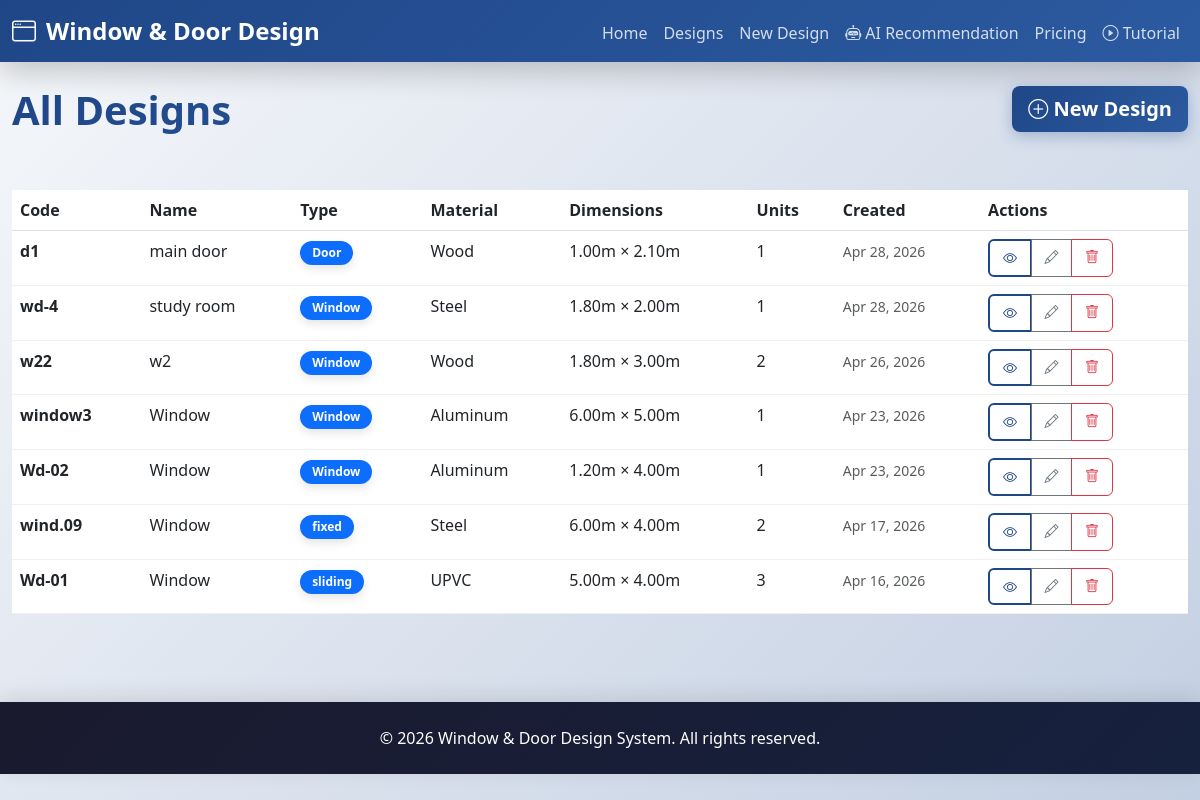
The page /designs/ on the database its author committed.
### design_system/models.py (models this page shows, shortened)
class WindowDoorDesign(models.Model):
    TYPE_CHOICES = [
        ('window', 'Window'),
        ('door', 'Door'),
    ]
    GLASS_TYPE_CHOICES = [
        ('clear', 'Clear Glass'),
        ('tinted', 'Tinted Glass'),
        ('frosted', 'Frosted Glass'),
        ('double_glazed', 'Double Glazed'),
        ('tempered', 'Tempered Glass'),
    ]
    FINISH_TYPE_CHOICES = [
        ('anodized', 'Anodized'),
        ('powder_coated', 'Powder Coated'),
        ('raw', 'Raw'),
        ('painted', 'Painted'),
        ('natural_wood', 'Natural Wood'),
    ]
    MATERIAL_CHOICES = [
        ('aluminum', 'Aluminum'),
        ('upvc', 'UPVC'),
        ('steel', 'Steel'),
        ('wood', 'Wood'),
    ]
    name = models.CharField(max_length=100)
    code = models.CharField(max_length=50, unique=True)
    width = models.DecimalField(max_digits=10, decimal_places=2, validators=[MinValueValidator(0.1)])  # in meters
    height = models.DecimalField(max_digits=10, decimal_places=2, validators=[MinValueValidator(0.1)])  # in meters
    type_choice = models.CharField(max_length=20, choices=TYPE_CHOICES)
    glass_type = models.CharField(max_length=20, choices=GLASS_TYPE_CHOICES, null=True, blank=True)
    has_mesh = models.BooleanField(default=False)
    finish_type = models.CharField(max_length=20, choices=FINISH_TYPE_CHOICES)
    number_of_units = models.IntegerField(validators=[MinValueValidator(1)], default=1)
    material = models.CharField(max_length=20, choices=MATERIAL_CHOICES, default='aluminum')
    total_area = models.DecimalField(max_digits=10, decimal_places=4, editable=False, default=0)
    estimated_cost = models.DecimalField(max_digits=15, decimal_places=2, editable=False, default=0)
    created_at = models.DateTimeField(auto_now_add=True)
    updated_at = models.DateTimeField(auto_now=True)
    class Meta:
        verbose_name_plural = "Window/Door Designs"
        ordering = ['-created_at']

### design_system/views.py (the view)
# urls.py: path('designs/', views.design_list, name='design_list'),
def design_list(request):
    designs = WindowDoorDesign.objects.all().order_by('-created_at')
    context = {
        'designs': designs,
        'page_title': 'All Designs',
    }
    return render(request, 'design_list.html', context)

### templates/design_list.html (shortened to what this page needs)
{% extends 'base.html' %}
{% block content %}
<div class="row mb-4">
    <div class="col-md-8">
        <h1 class="page-title">All Designs</h1>
    </div>
    <div class="col-md-4 text-end">
        <a href="{% url 'create_design' %}" class="btn btn-primary btn-lg">
            <i class="bi bi-plus-circle"></i> New Design
        </a>
    </div>
</div>
{% if designs %}
<div class="table-responsive">
    <table class="table table-hover">
        <thead>
            <tr style="background-color: #f8f9fa;">
                <th>Code</th>
                <th>Name</th>
                <th>Type</th>
                <th>Material</th>
                <th>Dimensions</th>
                <th>Units</th>
                <th>Created</th>
                <th>Actions</th>
            </tr>
        </thead>
        <tbody>
            {% for design in designs %}
            <tr>
                <td><strong>{{ design.code }}</strong></td>
                <td>{{ design.name }}</td>
                <td>
                    <span class="badge bg-primary">{{ design.get_type_choice_display }}</span>
                </td>
                <td>{{ design.get_material_display }}</td>
                <td>{{ design.width }}m × {{ design.height }}m</td>
                <td>{{ design.number_of_units }}</td>
                <td>
                    <small class="text-muted">{{ design.created_at|date:"M d, Y" }}</small>
                </td>
                <td>
                    <div class="btn-group btn-group-sm" role="group">
                        <a href="{% url 'design_detail' design.pk %}" class="btn btn-outline-primary" title="View">
                            <i class="bi bi-eye"></i>
                        </a>
                        <a href="{% url 'edit_design' design.pk %}" class="btn btn-outline-secondary" title="Edit">
                            <i class="bi bi-pencil"></i>
                        </a>
                        <a href="{% url 'delete_design' design.pk %}" class="btn btn-outline-danger" title="Delete">
                            <i class="bi bi-trash"></i>
                        </a>
                    </div>
                </td>
            </tr>
            {% endfor %}
        </tbody>
    </table>
</div>
{% endif %}
{% endblock %}

### static/css/style.css (style rules this page uses)
:root { --primary-color: #1f4788; --secondary-color: #2c5aa0; --accent-color: #ff6b6b; --light-bg: #f8f9fa; --success-color: #10b981; --info-color: #3b82f6; }
* { transition: all 0.3s cubic-bezier(0.4, 0, 0.2, 1); }
body { font-family: 'Segoe UI', Tahoma, Geneva, Verdana, sans-serif; background: linear-gradient(135deg, #f5f7fa 0%, #c3cfe2 100%); background-attachment: fixed; min-height: 100vh; }
.btn-primary { background: linear-gradient(135deg, var(--primary-color) 0%, var(--secondary-color) 100%); border: none; border-radius: 8px; font-weight: 600; box-shadow: 0 4px 15px rgba(31, 71, 136, 0.3); transition: all 0.3s ease; position: relative; overflow: hidden; }
.btn-primary::before { content: ''; position: absolute; top: 0; left: -100%; width: 100%; height: 100%; background: rgba(255,255,255,0.2); transition: left 0.3s ease; }
.btn-outline-primary { border: 2px solid var(--primary-color); color: var(--primary-color); border-radius: 8px; font-weight: 600; }
.page-title { color: var(--primary-color); margin-bottom: 2rem; font-weight: 700; font-size: 2.5rem; animation: fadeInDown 0.6s ease; background: linear-gradient(135deg, var(--primary-color) 0%, var(--secondary-color) 100%); -webkit-background-clip: text; -webkit-text-fill-color: transparent; background-clip: text; }
.btn-group-sm .btn { padding: 0.4rem 0.8rem; font-size: 0.875rem; border-radius: 6px; transition: all 0.2s ease; }
table { border-collapse: separate; border-spacing: 0; }
table thead tr { background: linear-gradient(135deg, var(--primary-color) 0%, var(--secondary-color) 100%); color: white; font-weight: 600; }
table tbody tr { transition: all 0.3s ease; border-bottom: 1px solid #f0f0f0; }
.badge { padding: 6px 12px; border-radius: 20px; font-weight: 600; box-shadow: 0 4px 10px rgba(0,0,0,0.1); }

### rows shown on the page
WindowDoorDesign: code "d1", name "main door", type_choice "Door", material "Wood", width "1.00", height "2.10", number_of_units "1", created_at "Apr 28, 2026"
WindowDoorDesign: code "wd-4", name "study room", type_choice "Window", material "Steel", width "1.80", height "2.00", number_of_units "1", created_at "Apr 28, 2026"
WindowDoorDesign: code "w22", name "w2", type_choice "Window", material "Wood", width "1.80", height "3.00", number_of_units "2", created_at "Apr 26, 2026"
WindowDoorDesign: code "window3", name "Window", type_choice "Window", material "Aluminum", width "6.00", height "5.00", number_of_units "1", created_at "Apr 23, 2026"
WindowDoorDesign: code "Wd-02", name "Window", type_choice "Window", material "Aluminum", width "1.20", height "4.00", number_of_units "1", created_at "Apr 23, 2026"
WindowDoorDesign: code "wind.09", name "Window", type_choice "fixed", material "Steel", width "6.00", height "4.00", number_of_units "2", created_at "Apr 17, 2026"
WindowDoorDesign: code "Wd-01", name "Window", type_choice "sliding", material "UPVC", width "5.00", height "4.00", number_of_units "3", created_at "Apr 16, 2026"
